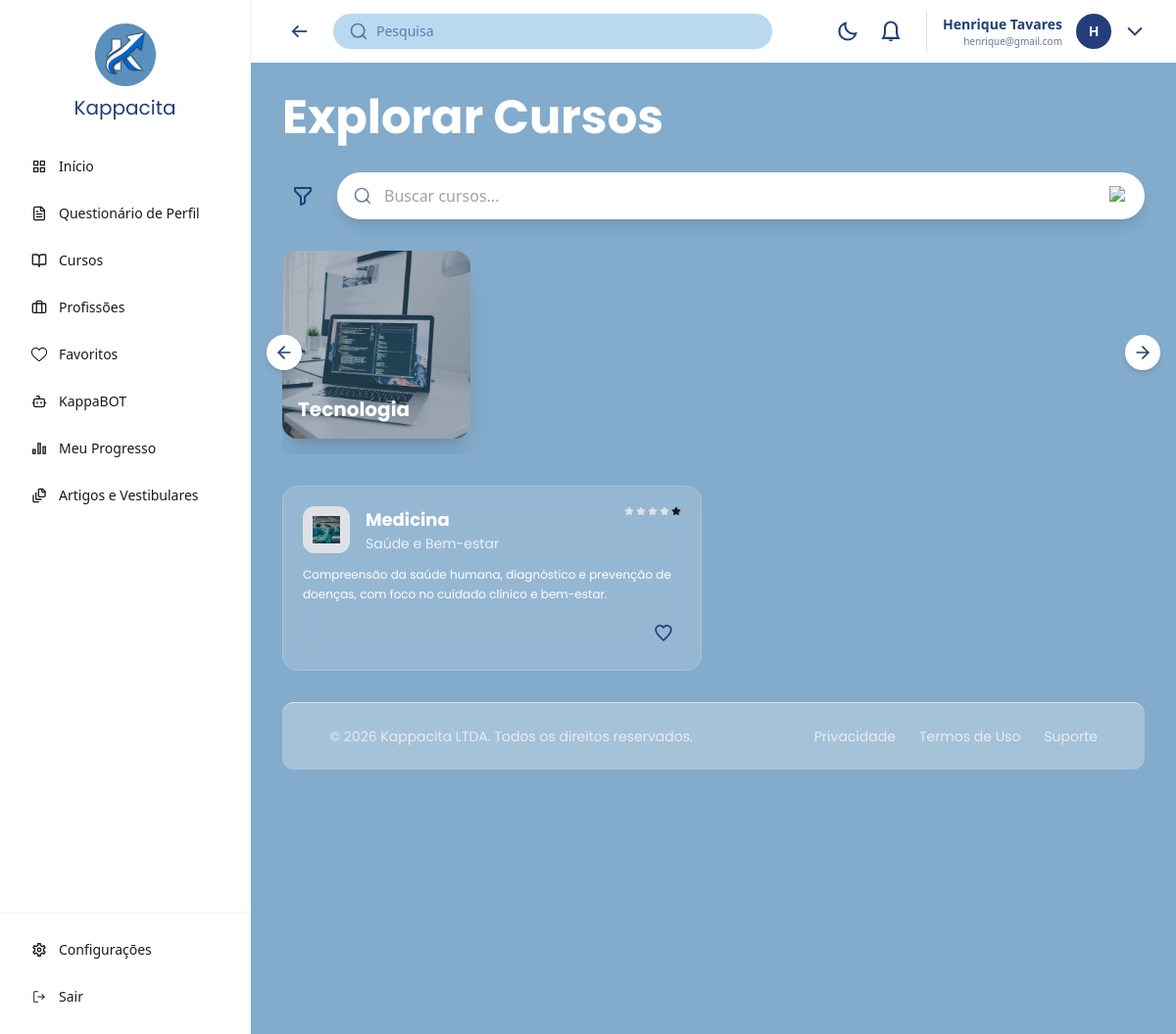
Page /cursos/ (signed in) on the committed database.
### kapp/models.py (models this page shows, shortened)
class Categoria(models.Model):
    nome = models.CharField(max_length=100)
    imagem = models.ImageField(upload_to='categorias/', blank=True, null=True)

class Curso(models.Model):
    nome = models.CharField(max_length=100)
    area = models.CharField(max_length=100)
    descricao = models.TextField()
    avaliacao = models.IntegerField(default=4)
    icone = models.ImageField(upload_to='cursos/icones/', blank=True, null=True)
    categoria = models.ForeignKey(Categoria, on_delete=models.SET_NULL, null=True, blank=True)

### kapp/views.py (the view)
# urls.py: path('cursos/', cursos, name='cursos'),
@login_required
def cursos(request):
    q = request.GET.get('q', '')
    lista = Curso.objects.filter(nome__icontains=q)
    paginator = Paginator(lista, 12)
    page = request.GET.get('page')
    cursos_paginados = paginator.get_page(page)
    categorias = Categoria.objects.all()
    favoritos_ids = list(
        Favorito.objects.filter(usuario=request.user).values_list('curso_id', flat=True)
    )
    return render(request, 'cursos.html', {
        'cursos': cursos_paginados,
        'categorias': categorias,
        'favoritos_ids': favoritos_ids,
    })

### kapp/templates/cursos.html (shortened to what this page needs)
{% extends 'base.html' %}
{% load static %}
{% block body %}
{% include 'header.html' %}
<div class="p-4 lg:p-8 space-y-8 bg-[#5b91bc]/75 dark:bg-gray-950 min-h-screen transition-colors">
  <h1 class="text-4xl lg:text-5xl text-white font-bold font-poppins">Explorar Cursos</h1>
  <div class="flex items-center gap-4">
    <button class="p-2 bg-transparent hover:bg-white/20 rounded-full">
      <img src="{% static 'img/filtro.svg' %}" class="w-6 h-6" alt="Filtro">
    </button>
    <form method="GET" action="{% url 'cursos' %}" class="relative flex-1">
      <div class="absolute inset-y-0 left-4 flex items-center pointer-events-none">
      </div>
      <input type="text" name="q" placeholder="Buscar cursos..." value="{{ request.GET.q|default:'' }}"
        class="w-full bg-white dark:bg-gray-800 rounded-full py-3 pl-12 pr-12 text-[#233e78] dark:text-white shadow-lg outline-none">
      <button type="submit" class="absolute inset-y-0 right-4 flex items-center">
        <img src="{% static 'img/mic.svg' %}" class="w-5 h-5" alt="Buscar">
      </button>
    </form>
  </div>
  <div class="relative group">
    <button class="absolute -left-4 top-1/2 -translate-y-1/2 z-10 bg-white dark:bg-gray-700 p-2 rounded-full shadow-md hidden lg:flex items-center justify-center">
      <img src="{% static 'img/proximo.svg' %}" class="w-5 h-5 rotate-180" alt="Anterior">
    </button>
    <div class="flex gap-6 overflow-x-auto pb-4 scroll-smooth" style="scrollbar-width: none;">
      {% for categoria in categorias %}
      <div class="flex-shrink-0 w-48 h-48 relative rounded-2xl overflow-hidden group cursor-pointer shadow-xl">
        {% if categoria.imagem %}
          <img src="{{ categoria.imagem.url }}" class="absolute inset-0 w-full h-full object-cover opacity-70 group-hover:scale-110 transition-transform duration-500" alt="{{ categoria.nome }}">
        {% else %}
          <img src="{% static 'img/categoria_default.jpeg' %}" class="absolute inset-0 w-full h-full object-cover opacity-70 group-hover:scale-110 transition-transform duration-500" alt="{{ categoria.nome }}">
        {% endif %}
        <div class="absolute inset-0 bg-black/20"></div>
        <span class="absolute bottom-4 left-4 text-white text-xl font-bold font-poppins">{{ categoria.nome }}</span>
      </div>
      {% empty %}
      <p class="text-white/70 font-poppins text-sm">Nenhuma categoria disponível.</p>
      {% endfor %}
    </div>
    <button class="absolute -right-4 top-1/2 -translate-y-1/2 z-10 bg-white dark:bg-gray-700 p-2 rounded-full shadow-md hidden lg:flex items-center justify-center">
      <img src="{% static 'img/proximo.svg' %}" class="w-5 h-5" alt="Próximo">
    </button>
  </div>
  <div class="grid grid-cols-1 md:grid-cols-2 xl:grid-cols-3 gap-6">
    {% for curso in cursos %}
    <div class="rounded-2xl p-5 flex flex-col gap-3 relative group hover:bg-white/20 dark:hover:bg-white/5 transition-all"
         style="background: rgba(255,255,255,0.15); backdrop-filter: blur(12px); -webkit-backdrop-filter: blur(12px); border: 1px solid rgba(255,255,255,0.2);">
      <div class="flex justify-between items-start">
        <div class="flex gap-4">
          <div class="w-12 h-12 bg-[#dee1e6] dark:bg-gray-700 rounded-xl flex items-center justify-center flex-shrink-0">
            {% if curso.icone %}
              <img src="{% static 'img/' %}{{ curso.icone }}" class="w-7 h-7" alt="{{ curso.nome }}">
            {% else %}
              <img src="{% static 'img/curso_default.svg' %}" class="w-7 h-7" alt="{{ curso.nome }}">
            {% endif %}
          </div>
          <div>
            <h3 class="text-white text-lg font-bold font-poppins">{{ curso.nome }}</h3>
            <p class="text-white/80 dark:text-white/60 text-sm font-poppins">{{ curso.area }}</p>
          </div>
        </div>
        <div class="flex gap-0.5 flex-shrink-0">
          {% for i in "12345" %}
            {% if forloop.counter <= curso.avaliacao %}
              <img src="{% static 'img/estrela_cheia.svg' %}" class="w-2.5 h-2.5" alt="estrela">
            {% else %}
              <img src="{% static 'img/estrela_vazia.svg' %}" class="w-2.5 h-2.5" alt="estrela">
            {% endif %}
          {% endfor %}
        </div>
      </div>
      <p class="text-white text-xs leading-relaxed font-poppins">{{ curso.descricao }}</p>
      <div class="flex justify-end mt-auto">
        <form method="post" action="{% url 'favoritar_curso' curso.id %}">
          <button type="submit" class="p-2 hover:bg-white/20 rounded-full transition-all">
            {% if curso.id in favoritos_ids %}
              <img src="{% static 'img/coracao_cheio.svg' %}" class="w-5 h-5" alt="Favoritado">
            {% else %}
              <img src="{% static 'img/coracao.svg' %}" class="w-5 h-5" alt="Favoritar">
            {% endif %}
          </button>
        </form>
      </div>
    </div>
    {% empty %}
    <p class="text-white col-span-3 text-center py-10 font-poppins">Nenhum curso encontrado.</p>
    {% endfor %}
  </div>
  <footer class="mt-auto bg-gray-100/30 dark:bg-gray-800/30 border-t border-[#dee1e6] dark:border-gray-700 py-6 px-4 lg:px-12 rounded-xl">
    <div class="flex flex-col md:flex-row justify-between items-center gap-4">
      <p class="text-sm text-white/70 font-poppins">© 2026 Kappacita LTDA. Todos os direitos reservados.</p>
      <div class="flex gap-6">
        <a href="{% url 'privacidade' %}" class="text-sm text-white/70 hover:text-white font-poppins transition-colors">Privacidade</a>
        <a href="#" class="text-sm text-white/70 hover:text-white font-poppins transition-colors">Termos de Uso</a>
        <a href="#" class="text-sm text-white/70 hover:text-white font-poppins transition-colors">Suporte</a>
      </div>
    </div>
  </footer>
</div>
{% endblock %}

### kapp/templates/base.html (shortened to what this page needs)
{% load static %}
<!DOCTYPE html>
<html lang="pt-br">
<head>
    <script src="https://cdn.tailwindcss.com"></script>
    <link rel="stylesheet" type="text/css" href="{% static 'css/main.css' %}">
</head>
<body class="bg-[#FCFAF8] dark:bg-gray-950">
    <div class="flex min-h-screen w-full">
        <aside class="w-64 bg-white dark:bg-gray-900 border-r border-gray-100 dark:border-gray-700 hidden lg:block sticky top-0 h-screen">
            {% include 'navbar.html' %}
        </aside>
        <main class="flex-1 overflow-y-auto min-w-0">
            {% block body %}
            {% endblock %}
        </main>
    </div>
</body>
</html>

### kapp/templates/navbar.html (shortened to what this page needs)
{% load static %}
<!DOCTYPE html>
<html lang="pt-br">
    <head>
    </head>
    <body>
        <aside class="w-full lg:w-64 bg-white flex-shrink-0 flex flex-col border-r border-gray-100 z-50 h-screen">
            <div class="p-6 flex flex-col items-center">
                <img src="{% static 'img/kappacitalogo.png' %}" alt="Kappacita Logo" class="w-16 h-16 mb-2">
            <h1 class="text-[#233e78] text-xl font-normal font-[Poppins]">Kappacita</h1>
        </div>
    <nav class="flex-1 px-4 space-y-1 overflow-y-auto no-scrollbar">
        <a href="{% url 'homepage' %}" class="flex items-center gap-3 px-4 py-3 text-sm text-[#171a1f] hover:bg-gray-50 rounded-lg">
            <img src="{% static 'img/icon_inicio.svg' %}" class="w-4 h-4" alt="Início">
            <span>Início</span>
        </a>
    <a href="{% url 'questionario' %}" class="flex items-center gap-3 px-4 py-3 text-sm text-[#171a1f] hover:bg-gray-50 rounded-lg">
        <img src="{% static 'img/icon_questionario.svg' %}" class="w-4 h-4" alt="Questionário">
        <span>Questionário de Perfil</span>
    </a>
    <a href="{% url 'cursos' %}" class="flex items-center gap-3 px-4 py-3 text-sm text-[#171a1f] hover:bg-gray-50 rounded-lg">
        <img src="{% static 'img/icon_cursos.svg' %}" class="w-4 h-4" alt="Cursos">
        <span>Cursos</span>
    </a>
    <a href="{% url 'profissoes' %}" class="flex items-center gap-3 px-4 py-3 text-sm text-[#171a1f] hover:bg-gray-50 rounded-lg">
        <img src="{% static 'img/icon_profissoes.svg' %}" class="w-4 h-4" alt="Profissões">
        <span>Profissões</span>
    </a>
    <a href="{% url 'favoritos' %}" class="flex items-center gap-3 px-4 py-3 text-sm text-[#171a1f] hover:bg-gray-50 rounded-lg">
        <img src="{% static 'img/icon_favorito.png' %}" class="w-4 h-4" alt="Favoritos">
        <span>Favoritos</span>
    </a>
    <a href="{% url 'kappabot' %}" class="flex items-center gap-3 px-4 py-3 text-sm text-[#171a1f] hover:bg-gray-50 rounded-lg">
        <img src="{% static 'img/icon_kappabot.svg' %}" class="w-4 h-4" alt="KappaBOT">
        <span>KappaBOT</span>
    </a>
    <a href="{% url 'meuprogresso' %}" class="flex items-center gap-3 px-4 py-3 text-sm text-[#171a1f] hover:bg-gray-50 rounded-lg">
        <img src="{% static 'img/icon_progresso.svg' %}" class="w-4 h-4" alt="Progresso">
        <span>Meu Progresso</span>
    </a>
    <a href="{% url 'artigos' %}" class="flex items-center gap-3 px-4 py-3 text-sm text-[#171a1f] hover:bg-gray-50 rounded-lg">
        <img src="{% static 'img/icon_artigos.svg' %}" class="w-4 h-4" alt="Artigos">
        <span>Artigos e Vestibulares</span>
    </a>
    </nav>
    <div class="p-4 border-t border-gray-100 space-y-1">
        <a href="{% url 'configuracoes' %}" class="flex items-center gap-3 px-4 py-3 text-sm text-[#171a1f] hover:bg-gray-50 rounded-lg">
        <img src="{% static 'img/icon_config.svg' %}" class="w-4 h-4" alt="Configurações">
        <span>Configurações</span>
    </a>
    <a href="{% url 'sair' %}" class="flex items-center gap-3 px-4 py-3 text-sm text-[#171a1f] hover:bg-gray-50 rounded-lg">
    <img src="{% static 'img/icon_sair.svg' %}" class="w-4 h-4" alt="Sair">
    <span>Sair</span>
    </a>
    </div>
</aside>
</body>
</html>

### kapp/templates/header.html (shortened to what this page needs)
{% load static %}
<header class="h-16 flex items-center justify-between px-4 lg:px-8 bg-white dark:bg-gray-900 shadow-sm transition-colors">
    <div class="flex items-center gap-4 flex-1">
    <button class="p-2 text-[#233e78] dark:text-white hover:bg-gray-100 dark:hover:bg-gray-800 rounded-full">
        <img src="{% static 'img/anterior.svg' %}" class="w-5 h-5" alt="Voltar">
    </button>
    <div class="relative max-w-md w-full hidden md:block">
        <form method="GET" action="">
        <div class="flex items-center bg-[#B9D9F1] dark:bg-gray-700 rounded-full px-4 py-2 shadow-sm">
            <img src="{% static 'img/lupa.svg' %}" class="w-5 h-5 opacity-80" alt="Search">
            <input type="text" name="q" value="{{ request.GET.q }}" placeholder="Pesquisa"
            class="bg-transparent border-none focus:ring-0 text-[#233e78] dark:text-white placeholder-[#233e78]/60 dark:placeholder-white/50 w-full ml-2 text-sm">
        </div>
        </form>
        </div>
    </div>
    <div class="flex items-center gap-2 lg:gap-4">
    <div class="flex items-center gap-1">
        <button onclick="toggleTema()" class="p-2 rounded-full hover:bg-gray-100 dark:hover:bg-gray-800">
        <img src="{% static 'img/darkmode.svg' %}" class="w-6 h-6 dark:hidden" alt="Dark Mode">
        </button>
        <button class="p-2 text-[#233e78] dark:text-white hover:bg-gray-100 dark:hover:bg-gray-800 rounded-full">
        <img src="{% static 'img/sino.svg' %}" class="w-6 h-6" alt="Notifications">
        </button>
    </div>
    <div class="flex items-center gap-3 pl-4 border-l border-[#233e78]/20 dark:border-white/20">
        <div class="text-right hidden sm:block">
        <p class="text-sm font-semibold text-[#233e78] dark:text-white">{{ request.user.get_full_name|default:request.user.username }}</p>
        <p class="text-[10px] text-[#233e78]/70 dark:text-white/50">{{ request.user.email }}</p>
        </div>
        <div class="w-10 h-10 rounded-full bg-[#233e78] border-2 border-white flex items-center justify-center">
    <span class="text-white text-sm font-bold">
        {{ request.user.username|slice:":1"|upper }}
    </span>
</div>
        <button class="text-[#233e78] dark:text-white">
        <img src="{% static 'img/seta_baixo.svg' %}" class="w-5 h-5" alt="Dropdown">
        </button>
    </div>
    </div>
</header>

### static/css/main.css (style rules this page uses)
.font-poppins { font-family: 'Poppins', sans-serif; }

### rows in the picture
Categoria: imagem (picture), nome "Tecnologia"
Curso: icone (picture), nome "Medicina", area "Saúde e Bem-estar", avaliacao 4 (drawn), descricao "Compreensão da saúde humana, diagnóstico e prevenção de doenças, com foco no cuidado clínico e bem-estar."

### other values in the picture
{{ request.user.get_full_name|default:request.user.username }} "Henrique Tavares"
{{ request.user.email }} "henrique@gmail.com"
{{ request.user.username|slice:":1"|upper }} "H"
